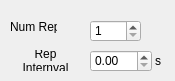
        <widget class="QWidget" name="tab_7">
         <attribute name="title">
          <string>Reps</string>
         </attribute>
         <widget class="QSpinBox" name="numReps_spinBox">
          <property name="geometry">
           <rect>
            <x>90</x>
            <y>20</y>
            <width>51</width>
            <height>22</height>
           </rect>
          </property>
          <property name="minimum">
           <number>1</number>
          </property>
          <property name="maximum">
           <number>5000</number>
          </property>
         </widget>
         <widget class="QDoubleSpinBox" name="repInterval_dblSpinBox">
          <property name="geometry">
           <rect>
            <x>90</x>
            <y>50</y>
            <width>62</width>
            <height>22</height>
           </rect>
          </property>
          <property name="decimals">
           <number>2</number>
          </property>
          <property name="maximum">
           <double>1000.000000000000000</double>
          </property>
          <property name="value">
           <double>0.000000000000000</double>
          </property>
         </widget>
         <widget class="QLabel" name="label_105">
          <property name="geometry">
           <rect>
            <x>10</x>
            <y>20</y>
            <width>47</width>
            <height>13</height>
           </rect>
          </property>
          <property name="text">
           <string>Num Reps</string>
          </property>
         </widget>
         <widget class="QLabel" name="label_154">
          <property name="geometry">
           <rect>
            <x>10</x>
            <y>50</y>
            <width>71</width>
            <height>21</height>
           </rect>
          </property>
          <property name="text">
           <string>Rep Internval</string>
          </property>
          <property name="alignment">
           <set>Qt::AlignCenter</set>
          </property>
          <property name="wordWrap">
           <bool>true</bool>
          </property>
         </widget>
         <widget class="QLabel" name="label_155">
          <property name="geometry">
           <rect>
            <x>150</x>
            <y>50</y>
            <width>16</width>
            <height>21</height>
           </rect>
          </property>
          <property name="text">
           <string>s</string>
          </property>
          <property name="alignment">
           <set>Qt::AlignCenter</set>
          </property>
          <property name="wordWrap">
           <bool>true</bool>
          </property>
         </widget>
        </widget>
